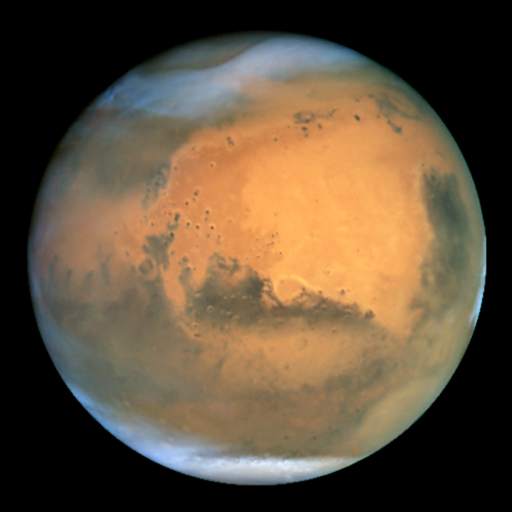
%> input picture rock.tif, 512 x 512 px
$ octave deconTest.m   (GNU Octave 9; MATLAB toolbox functions it lacks are replaced by stand-ins)
%> lines starting %> are read from the running program, lines starting %| are printed output that depends on the picture
waveletStr = 'rbio6.8';
ogIm = imread('rock.tif');
%> ogIm is the input picture: size 512x512x3 uint8; mean R, G, B 98.3, 81, 60.3
noLevels = 1;
comp = 1;
%[rms,reconIm,comprsdIm] = WPT_main(ogIm,comp,waveletStr, noLevels);

for i = 1:3
    imageLayer = ogIm(:,:,i);
    [a,b,c,d] = dwt2(imageLayer,waveletStr);
    dummy = idwt(a(1,:),b(1,:),waveletStr);
end
%> this loop made 3 passes
%> pass 1, `imageLayer = ogIm(:,:,i);`:
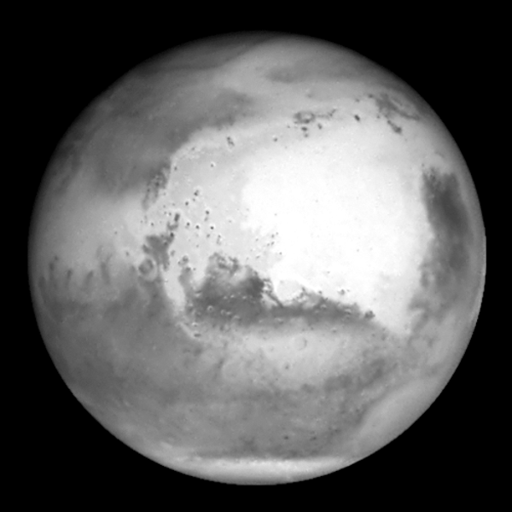
%> imageLayer: size 512x512 uint8; min 0, max 255, mean 98.3
%> pass 1, `[a,b,c,d] = dwt2(imageLayer,waveletStr);`:
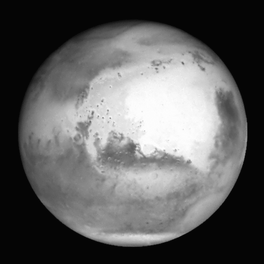
%> a: size 264x264 double; min -11.35, max 514.1, mean 184.9; drawn with min black and max white
%> pass 1, `[a,b,c,d] = dwt2(imageLayer,waveletStr);`:
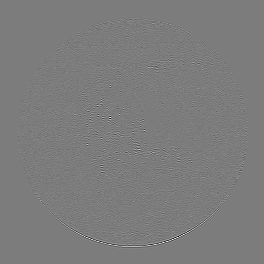
%> b: size 264x264 double; min -32.94, max 34.6, mean 0; drawn with min black and max white
%> pass 1, `[a,b,c,d] = dwt2(imageLayer,waveletStr);`:
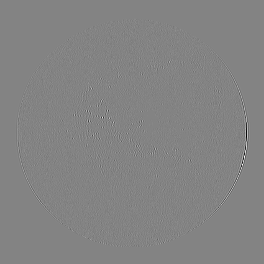
%> c: size 264x264 double; min -43.27, max 40.57, mean 0; drawn with min black and max white

$ run again, with glow.tif copied over rock.tif
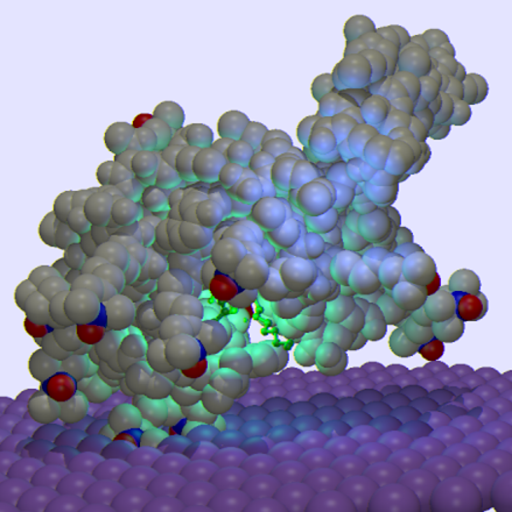
%> input picture glow.tif, 512 x 512 px
%> ogIm is the input picture: size 512x512x3 uint8; mean R, G, B 139.6, 141.2, 166.8
%> the loop `for i = 1:3` made 3 passes
%> pass 1, `[a,b,c,d] = dwt2(imageLayer,waveletStr);`:
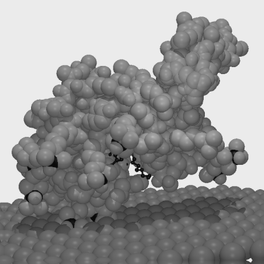
%> a: size 264x264 double; min -17.37, max 494.7, mean 283.8; drawn with min black and max white
%> pass 1, `[a,b,c,d] = dwt2(imageLayer,waveletStr);`:
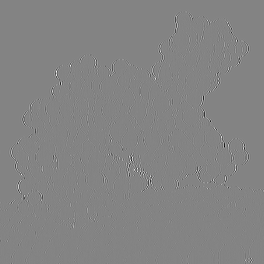
%> c: size 264x264 double; min -75.54, max 70.46, mean 0; drawn with min black and max white
